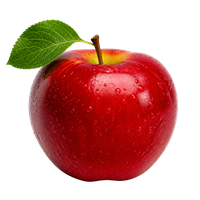
#> input picture lunch-box-lab/photos-src/apple.png, 200 x 200 px, given in place of apple.png.png, which was not available
$ python -i make_cards.py   (imports and definitions only)
#> lines starting #> are read from the running program, lines starting #| are printed output that depends on the picture
#!/usr/bin/env python3
"""Printable backup cards for the lesson (word+picture cards, picture-only cards, word-only cards) as an A4 PDF.
Uses the transparent food photos in photos-src/ and the word list in app.html (DEFAULT_WORDS)."""
import os, re, sys
from PIL import Image
from reportlab.lib.pagesizes import A4
from reportlab.lib.units import mm
from reportlab.lib.utils import ImageReader
from reportlab.pdfbase import pdfmetrics
from reportlab.pdfbase.ttfonts import TTFont
from reportlab.pdfgen import canvas

HERE = os.path.dirname(os.path.abspath(__file__))
OUT = sys.argv[1] if len(sys.argv) > 1 else os.path.join(os.path.dirname(HERE), 'Lunch_Box_Lab_Cards_printable.pdf')
# [3 lines not run here, left out]
# [1 line that did not run here, left out]
# [1 line that did not run here, left out]
WORDS = []
# [4 lines not run here, left out]

_cache = {}
def photo(key):
#> called with key = 'photos-src/apple.png'
    if key not in _cache:
        im = Image.open(os.path.join(HERE, 'photos-src', key + '.png')).convert('RGBA')
#> im is the input picture: PIL image 200x200 RGBA; mean R, G, B, A 76.7, 23.2, 15.5, 119.1
        bbox = im.getchannel('A').point(lambda v: 255 if v > 12 else 0).getbbox()
#> bbox = (6, 19, 179, 182)
        if bbox:
            im = im.crop(bbox)
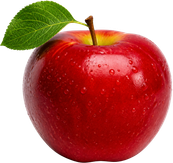
#> im: PIL image 173x163 RGBA; mean R, G, B, A 108.3, 32.6, 21.9, 168.9; transparent parts drawn white
        im = im.resize((im.width * 2, im.height * 2), Image.LANCZOS)
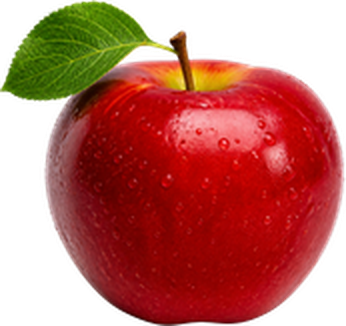
#> im: PIL image 346x326 RGBA; mean R, G, B, A 109.7, 33.8, 22.8, 168.9; transparent parts drawn white
        # cards are printed on white paper: flatten onto white and embed as JPEG (keeps the PDF small enough to send by chat)
        flat = Image.new('RGB', im.size, (255, 255, 255)); flat.paste(im, mask=im.getchannel('A'))
#> after `flat = Image.new('RGB', im.size, (255, 255, 255))`: flat: PIL image 346x326 RGB; every value is 255
        import io
        buf = io.BytesIO(); flat.save(buf, 'JPEG', quality=90); buf.seek(0)
#> (the run stopped early here; a loop or call above may not have finished)

$ run again, on lunch-box-lab/photos-src/cream.png
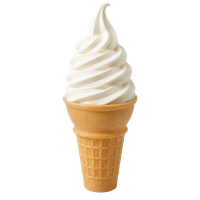
#> input picture lunch-box-lab/photos-src/cream.png, 200 x 200 px, given in place of cream.png.png, which was not available
#> in photo, im is the input picture: PIL image 200x200 RGBA; mean R, G, B, A 49.6, 42.3, 33.4, 55.1
#> bbox = (62, 2, 138, 193)
#> in photo, `im = im.crop(bbox)`:
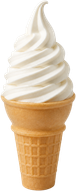
#> im: PIL image 76x191 RGBA; mean R, G, B, A 136.1, 116, 91.8, 151.7; transparent parts drawn white
#> flat: PIL image 152x382 RGB; every value is 255

$ run again, on lunch-box-lab/photos-src/curry.png
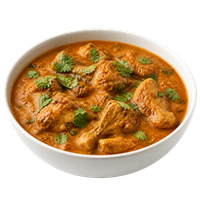
#> input picture lunch-box-lab/photos-src/curry.png, 200 x 200 px, given in place of curry.png.png, which was not available
#> in photo, im is the input picture: PIL image 200x200 RGBA; mean R, G, B, A 105.5, 78.4, 46.6, 144.3
#> bbox = (3, 28, 198, 179)
#> in photo, `im = im.crop(bbox)`:
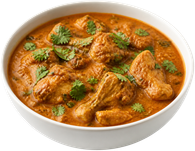
#> im: PIL image 195x151 RGBA; mean R, G, B, A 142.4, 105.6, 62.4, 196; transparent parts drawn white
#> in photo, `im = im.resize((im.width * 2, im.height * 2), Image.LANCZOS)`:
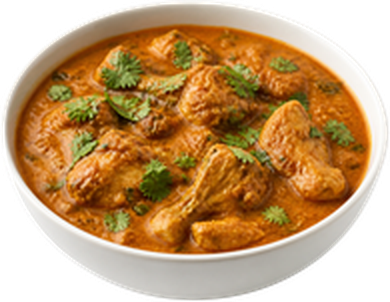
#> im: PIL image 390x302 RGBA; mean R, G, B, A 143.8, 107, 63.9, 196; transparent parts drawn white
#> flat: PIL image 390x302 RGB; every value is 255

$ run again, on lunch-box-lab/photos-src/diya.png
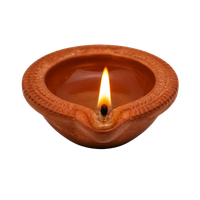
#> input picture lunch-box-lab/photos-src/diya.png, 200 x 200 px, given in place of diya.png.png, which was not available
#> in photo, im is the input picture: PIL image 200x200 RGBA; mean R, G, B, A 49.6, 22.2, 10.5, 77.6
#> bbox = (21, 44, 179, 150)
#> in photo, `im = im.crop(bbox)`:
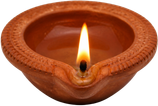
#> im: PIL image 158x106 RGBA; mean R, G, B, A 117.5, 52.5, 24.8, 185.3; transparent parts drawn white
#> in photo, `im = im.resize((im.width * 2, im.height * 2), Image.LANCZOS)`:
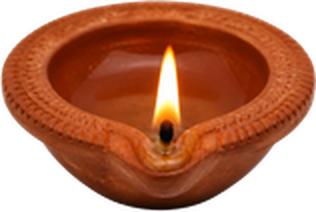
#> im: PIL image 316x212 RGBA; mean R, G, B, A 118.7, 53.1, 25.1, 185.3; transparent parts drawn white
#> flat: PIL image 316x212 RGB; every value is 255
